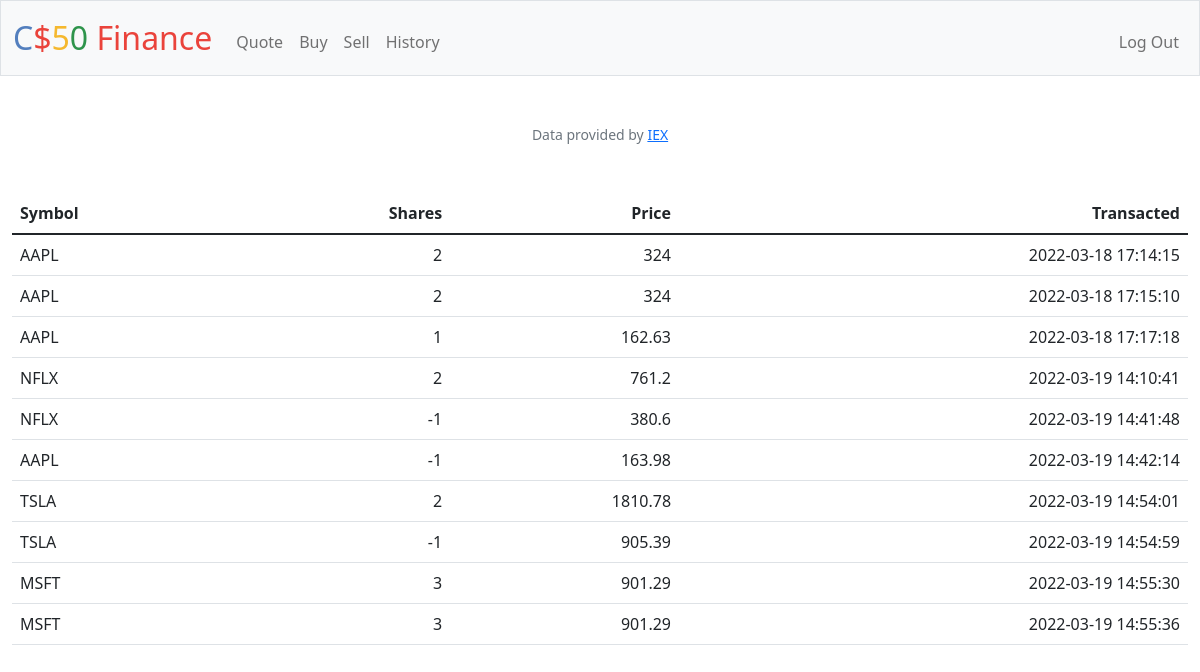
Screenshot of /history (signed in) with the database file from the repository.
### tables this page shows
CREATE TABLE purchases (
id INTEGER PRIMARY KEY AUTOINCREMENT NOT NULL, symbol TEXT NOT NULL, shares INTEGER NOT NULL, price NUMERIC NOT NULL, time DATETIME NOT NULL, user_id INTEGER NOT NULL, FOREIGN KEY(user_id) REFERENCES users(id));

### app.py (the view)
@app.route("/history")
@login_required
def history():
    user = session["user_id"]
    owns = db.execute("SELECT symbol, shares, price, time FROM purchases symbol WHERE user_id = ?", user)
    return render_template("history.html", owns=owns)

### app.py (called while the page is built)
@app.after_request
def after_request(response):
    response.headers["Cache-Control"] = "no-cache, no-store, must-revalidate"
    response.headers["Expires"] = 0
    response.headers["Pragma"] = "no-cache"
    return response

### helpers.py (called while the page is built)
def login_required(f):
    @wraps(f)
    def decorated_function(*args, **kwargs):
        if session.get("user_id") is None:
            return redirect("/login")
        return f(*args, **kwargs)
    return decorated_function

### templates/history.html (shortened to what this page needs)
{% extends "layout.html" %}
{% block main %}
    <table class="table tablestriped">
        <thead>
            <tr>
                <th class="text-start">Symbol</th>
                <th class="text-end">Shares</th>
                <th class="text-end">Price</th>
                <th class="text-end">Transacted</th>
            </tr>
        </thead>
        <tbody>
            {% for own in owns %}
            <tr>
                <td class="text-start">{{ own.symbol }}</td>
                <td class="text-end">{{ own.shares }}</td>
                <td class="text-end">{{ own.price }}</td>
                <td class="text-end">{{ own.time }}</td>
            </tr>
            {% endfor %}
        </tbody>
{% endblock %}

### templates/layout.html (shortened to what this page needs)
<!DOCTYPE html>
<html lang="en">
    <head>
        <link href="https://cdn.jsdelivr.net/npm/bootstrap@5.1.3/dist/css/bootstrap.min.css" rel="stylesheet">
        <link href="/static/styles.css" rel="stylesheet">
    </head>
    <body>
        <nav class="bg-light border navbar navbar-expand-md navbar-light">
            <div class="container-fluid">
                <a class="navbar-brand" href="/"><span class="blue">C</span><span class="red">$</span><span class="yellow">5</span><span class="green">0</span> <span class="red">Finance</span></a>
                <div class="collapse navbar-collapse" id="navbar">
                    {% if session["user_id"] %}
                        <ul class="navbar-nav me-auto mt-2">
                            <li class="nav-item"><a class="nav-link" href="/quote">Quote</a></li>
                            <li class="nav-item"><a class="nav-link" href="/buy">Buy</a></li>
                            <li class="nav-item"><a class="nav-link" href="/sell">Sell</a></li>
                            <li class="nav-item"><a class="nav-link" href="/history">History</a></li>
                        </ul>
                        <ul class="navbar-nav ms-auto mt-2">
                            <li class="nav-item"><a class="nav-link" href="/logout">Log Out</a></li>
                        </ul>
                    {% else %}
                        <ul class="navbar-nav ms-auto mt-2">
                            <li class="nav-item"><a class="nav-link" href="/register">Register</a></li>
                            <li class="nav-item"><a class="nav-link" href="/login">Log In</a></li>
                        </ul>
                    {% endif %}
                </div>
            </div>
        </nav>
        <main class="container-fluid py-5 text-center">
            {% block main %}{% endblock %}
        </main>
        <footer class="mb-5 small text-center text-muted">
            Data provided by <a href="https://iexcloud.io/">IEX</a>
        </footer>
    </body>
</html>

### static/styles.css (style rules this page uses)
nav .navbar-brand { font-size: xx-large; }
nav .navbar-brand .blue { color: #537fbe; }
nav .navbar-brand .red { color: #ea433b; }
nav .navbar-brand .yellow { color: #f5b82e; }
nav .navbar-brand .green { color: #2e944b; }

### rows the page displays
purchases: symbol "AAPL", shares "2", price "324", time "2022-03-18 17:14:15"
purchases: symbol "AAPL", shares "2", price "324", time "2022-03-18 17:15:10"
purchases: symbol "AAPL", shares "1", price "162.63", time "2022-03-18 17:17:18"
purchases: symbol "NFLX", shares "2", price "761.2", time "2022-03-19 14:10:41"
purchases: symbol "NFLX", shares "-1", price "380.6", time "2022-03-19 14:41:48"
purchases: symbol "AAPL", shares "-1", price "163.98", time "2022-03-19 14:42:14"
purchases: symbol "TSLA", shares "2", price "1810.78", time "2022-03-19 14:54:01"
purchases: symbol "TSLA", shares "-1", price "905.39", time "2022-03-19 14:54:59"
purchases: symbol "MSFT", shares "3", price "901.29", time "2022-03-19 14:55:30"
purchases: symbol "MSFT", shares "3", price "901.29", time "2022-03-19 14:55:36"
